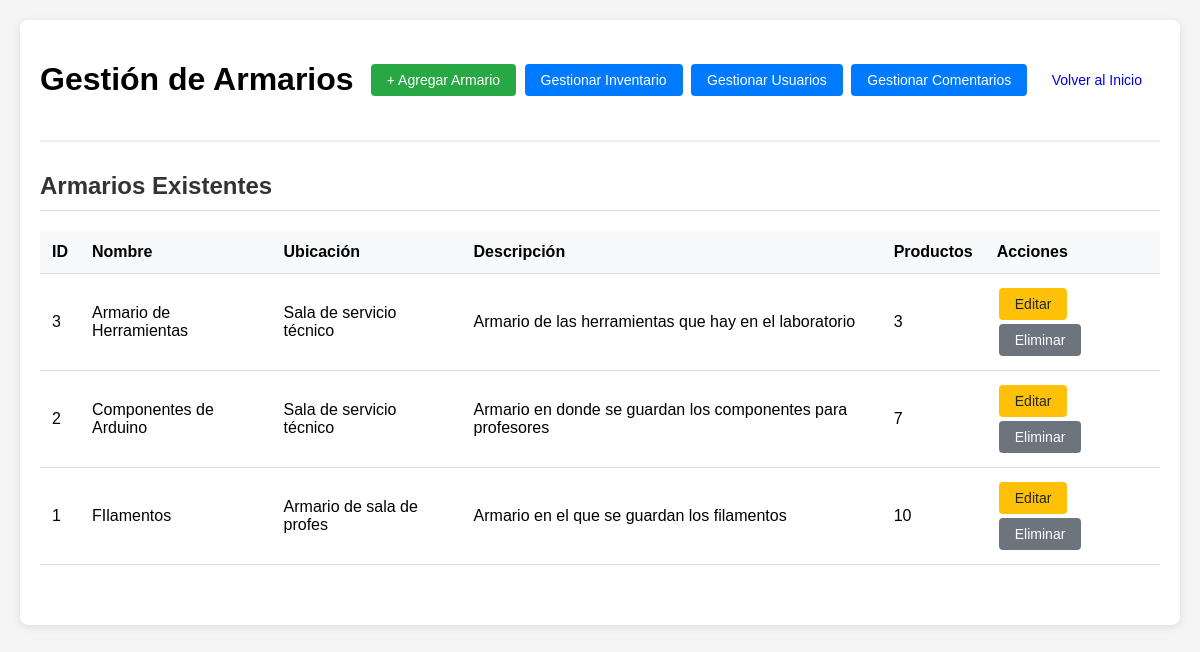
Screenshot of /modificar/armarios/gestion_armarios.php (signed in) with the database file from the repository.
### tables this page shows
CREATE TABLE `armarios` (
  `nombre` text NOT NULL,
  `descrip` text NOT NULL,
  `id_tabla` int(16) NOT NULL,
  `ubicacion` text NOT NULL
);

### modificar/armarios/funciones.php (called while the page is built, shortened)
<?php
function baseDatos($consulta)
{
    $conexion = mysqli_connect("localhost", "root", "");
    mysqli_select_db($conexion, "inventario");
    $resultado = mysqli_query($conexion, $consulta);
    return $resultado;
}
?>

### modificar/armarios/gestion_armarios.php (the view, shortened to what this page needs)
<?php
include("funciones.php");
?>
<!DOCTYPE html>
<html lang="es">
<head>
</head>
<body>
    <div class="container">
        <div class="header">
            <h1>Gestión de Armarios</h1>
            <div>
                <a href="agregar_armario.php" class="btn btn-success">+ Agregar Armario</a>
    <a href="../productos/inventario.php" class="btn btn-primary">Gestionar Inventario</a>
    <a href="../../usuarios/admin.php" class="btn btn-primary">Gestionar Usuarios</a>
    <a href="../../comentarios/ver_comentario.php" class="btn btn-primary">Gestionar Comentarios</a>
    <a href="../../backend.php" class="btn btn-secundary">Volver al Inicio</a>
            </div>
        </div>
        <div class="section">
            <h2>Armarios Existentes</h2>
            <?php
            $consulta = "SELECT a.*, COUNT(i.id) as productos
                        FROM armarios a
                        LEFT JOIN inventario i ON a.id_tabla = i.id_tabla
                        GROUP BY a.id_tabla
                        ORDER BY a.nombre";
            $armarios = baseDatos($consulta);
            ?>
            <?php if(mysqli_num_rows($armarios) > 0): ?>
                <table>
                    <thead>
                        <tr>
                            <th>ID</th>
                            <th>Nombre</th>
                            <th>Ubicación</th>
                            <th>Descripción</th>
                            <th>Productos</th>
                            <th>Acciones</th>
                        </tr>
                    </thead>
                    <tbody>
                        <?php while($armario = mysqli_fetch_assoc($armarios)): ?>
                            <tr>
                                <td><?php echo $armario['id_tabla']; ?></td>
                                <td><?php echo htmlspecialchars($armario['nombre']); ?></td>
                                <td><?php echo htmlspecialchars($armario['ubicacion']); ?></td>
                                <td><?php echo htmlspecialchars($armario['descrip']); ?></td>
                                <td><?php echo $armario['productos']; ?></td>
                                <td>
                                    <a href="editar_armario.php?id=<?php echo $armario['id_tabla']; ?>" class="btn btn-warning">Editar</a>
                                    <?php if($armario['productos'] == 0): ?>
                                        <form method="POST" action="borrar_armario_proc.php" class="inline-form">
                                            <input type="hidden" name="id" value="<?php echo $armario['id_tabla']; ?>">
                                            <button type="submit" class="btn btn-danger" onclick="return confirm('¿Está seguro de eliminar este armario?')">Eliminar</button>
                                        </form>
                                    <?php else: ?>
                                        <button class="btn btn-secondary" disabled title="No se puede eliminar: tiene <?php echo $armario['productos']; ?> productos">Eliminar</button>
                                    <?php endif; ?>
                                </td>
                            </tr>
                        <?php endwhile; ?>
                    </tbody>
                </table>
            <?php else: ?>
                <p>No hay armarios registrados.</p>
            <?php endif; ?>
        </div>
    </div>
</body>
</html>

### modificar/armarios/gestion_armarios.php (style rules this page uses)
body { font-family: Arial, sans-serif; margin: 0; padding: 20px; background-color: #f5f5f5; }
.container { max-width: 1400px; margin: 0 auto; background-color: white; padding: 20px; border-radius: 8px; box-shadow: 0 2px 10px rgba(0,0,0,0.1); }
.header { display: flex; justify-content: space-between; align-items: center; margin-bottom: 30px; padding-bottom: 20px; border-bottom: 2px solid #eee; }
.btn { padding: 8px 16px; border: none; border-radius: 4px; cursor: pointer; text-decoration: none; display: inline-block; margin: 2px; font-size: 14px; }
.btn-success { background-color: #28a745; color: white; }
.btn-primary { background-color: #007bff; color: white; }
.btn-secondary { background-color: #6c757d; color: white; }
.btn-warning { background-color: #ffc107; color: #212529; }
table { width: 100%; border-collapse: collapse; margin-bottom: 20px; }
th, td { padding: 12px; text-align: left; border-bottom: 1px solid #ddd; }
th { background-color: #f8f9fa; font-weight: bold; }
.section { margin-bottom: 40px; }
.section h2 { color: #333; margin-bottom: 20px; padding-bottom: 10px; border-bottom: 1px solid #ddd; }

### rows the page displays
armarios: id_tabla "3", nombre "Armario de Herramientas", ubicacion "Sala de servicio técnico", descrip "Armario de las herramientas que hay en el laboratorio", productos "3"
armarios: id_tabla "2", nombre "Componentes de Arduino", ubicacion "Sala de servicio técnico", descrip "Armario en donde se guardan los componentes para profesores", productos "7"
armarios: id_tabla "1", nombre "FIlamentos", ubicacion "Armario de sala de profes", descrip "Armario en el que se guardan los filamentos", productos "10"
